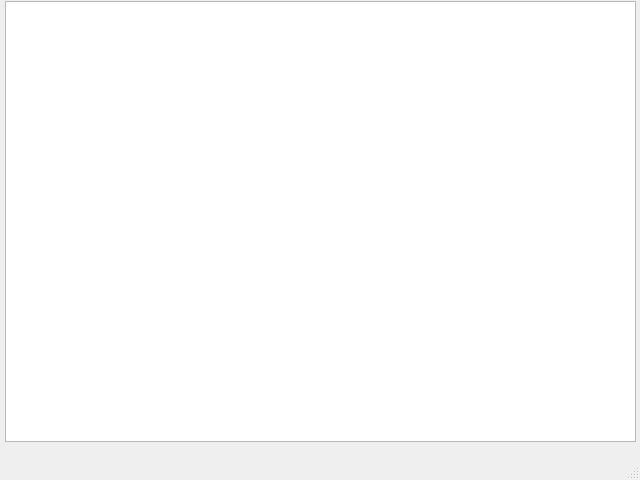
<?xml version="1.0" encoding="UTF-8"?>
<ui version="4.0">
 <class>MainWindow</class>
 <widget class="QMainWindow" name="MainWindow">
  <property name="geometry">
   <rect>
    <x>0</x>
    <y>0</y>
    <width>640</width>
    <height>480</height>
   </rect>
  </property>
  <property name="windowTitle">
   <string>MainWindow</string>
  </property>
  <widget class="QWidget" name="centralwidget">
   <widget class="QGraphicsView" name="graphicsView">
    <property name="geometry">
     <rect>
      <x>5</x>
      <y>1</y>
      <width>631</width>
      <height>441</height>
     </rect>
    </property>
   </widget>
  </widget>
  <widget class="QMenuBar" name="menubar">
   <property name="geometry">
    <rect>
     <x>0</x>
     <y>0</y>
     <width>640</width>
     <height>25</height>
    </rect>
   </property>
  </widget>
  <widget class="QStatusBar" name="statusbar"/>
 </widget>
 <resources/>
 <connections/>
</ui>
